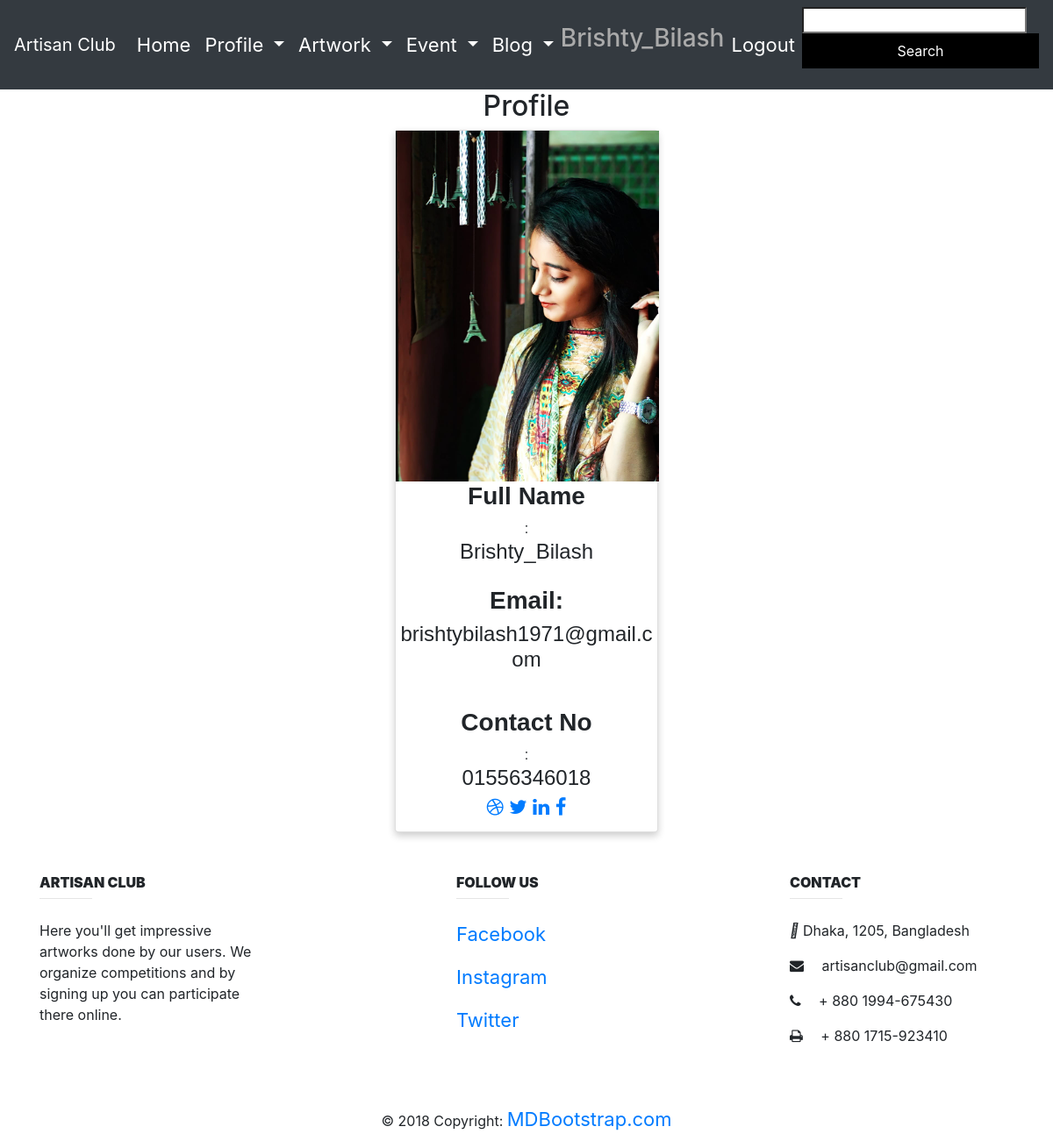
/showprofile/ (signed in), run on the app's committed database.
### Profile/models.py (models this page shows, shortened)
class Profile(models.Model):
    Full_name = models.CharField(max_length=100,default="")
    email = models.EmailField(max_length=100)
    contact_no = models.CharField(max_length=100, default="")
    Profile_picture =models.ImageField(upload_to='images/pro_pic/',blank=True)
    user = models.ForeignKey(User,on_delete=models.CASCADE)

### Profile/views.py (the view)
# urls.py: path('showprofile/',ProfileView.showProfile,name='ShowProfile'),
@login_required
def showProfile(request):
    profile = Profile.objects.filter(user=request.user)
    if len(profile) != 0:
        p = profile[0]
    else:
        p = "No Profile"
    context = {
        'profile': p
    }
    return render(request, 'Profile/ShowProfile.html', context)

### templates/Profile/ShowProfile.html (shortened to what this page needs)
<link rel="stylesheet" href="https://cdnjs.cloudflare.com/ajax/libs/font-awesome/4.7.0/css/font-awesome.min.css">
{% extends 'Base.html' %}
{% load static %}
{% block content %}
    <h2 style="text-align:center">Profile</h2>
        <div class="card">
          <img src="{{ profile.Profile_picture.url }}" width="300"  >
            <h3><b>Full Name</b></h3>:<h4> {{ profile.Full_name }}</h4>
            <p class="title"><h3><b>Email:</b><h4> {{ profile.email }}</h4></p>
            <p><h3><b>Contact No</b></h3>:<h4>{{ profile.contact_no }}</h4</p>
          <div style="margin: 5px 0;">
            <a href="#"><i class="fa fa-dribbble"></i></a>
            <a href="#"><i class="fa fa-twitter"></i></a>
            <a href="#"><i class="fa fa-linkedin"></i></a>
            <a href="#"><i class="fa fa-facebook"></i></a>
        </div>
        </div>
{% endblock content %}

### templates/Base.html (shortened to what this page needs)
{% load static %}
<!DOCTYPE html>
<html lang="en">
<head>
    <link rel="stylesheet" href="https://stackpath.bootstrapcdn.com/bootstrap/4.5.2/css/bootstrap.min.css">
    <link rel="stylesheet" href="https://maxcdn.bootstrapcdn.com/bootstrap/4.0.0/css/bootstrap.min.css">
</head>
<body>
<nav class="navbar navbar-expand-lg navbar-dark bg-dark">
  <a class="navbar-brand" href="#">Artisan Club</a>
  <div class="collapse navbar-collapse" id="navbarSupportedContent">
    <ul class="navbar-nav mr-auto">
      <li class="nav-item active">
        <a class="nav-link" href="{% url 'Homepage' %}">Home <span class="sr-only">(current)</span></a>
      </li>
        <li class="nav-item dropdown active">
        <a class="nav-link dropdown-toggle" href="#" id="navbarDropdown" role="button" data-toggle="dropdown" aria-haspopup="true" aria-expanded="false">
          Profile
        </a>
      </li>
        <li class="nav-item dropdown active">
        <a class="nav-link dropdown-toggle" href="#" id="navbarDropdown" role="button" data-toggle="dropdown" aria-haspopup="true" aria-expanded="false">
          Artwork
        </a>
      </li>
      <li class="nav-item dropdown active">
        <a class="nav-link dropdown-toggle" href="#" id="navbarDropdown" role="button" data-toggle="dropdown" aria-haspopup="true" aria-expanded="false">
          Event
        </a>
      </li>
        <li class="nav-item dropdown active">
        <a class="nav-link dropdown-toggle" href="#" id="navbarDropdown" role="button" data-toggle="dropdown" aria-haspopup="true" aria-expanded="false">
         Blog
        </a>
      </li>
     <li class="nav-item active">
         {% if user.is_authenticated %}
            <h3 style="color: #aaaaaa">{{ user.username }}</h3>
        {% else %}
            <h3 style="color: #aaaaaa"> Stranger!</h3>
        {% endif %}
     </li>
    <li class="nav-item active">
        {% if user.is_authenticated %}
            <a class="nav-link" href="{% url 'logout' %}">Logout <span class="sr-only">(current)</span></a>
        {% else %}
            <a class="nav-link" href="{% url 'signup' %}">SignUp <span class="sr-only">(current)</span></a>
            <a class="nav-link" href="{% url 'login' %}">Login <span class="sr-only">(current)</span></a>
        {% endif %}
     </li>
    </ul>
    <form method="POST" action="{% url 'ShowArtwork' %}" >
              <input  type="search" name="search">
              <button  type="submit">Search</button>
        </form>
  </div>
</nav>
{% block content %}
{% endblock content %}
<footer class="page-footer font-small unique-color-dark">
        <div class="container mt-5 mb-4 text-center text-md-left">
            <div class="row mt-3">
                <div class="col-md-3 col-lg-4 col-xl-3 mb-4">
                    <h6 class="text-uppercase font-weight-bold">
                        <strong>Artisan Club</strong>
                    </h6>
                    <hr class="deep-purple accent-2 mb-4 mt-0 d-inline-block mx-auto" style="width: 60px;">
                    <p>Here you'll get impressive artworks done by our users. We organize competitions and by signing
                        up you can participate there online.</p>
                </div>
                <div class="col-md-2 col-lg-2 col-xl-2 mx-auto mb-4">
                    <h6 class="text-uppercase font-weight-bold">
                        <strong>Follow us</strong>
                    </h6>
                    <hr class="deep-purple accent-2 mb-4 mt-0 d-inline-block mx-auto" style="width: 60px;">
                    <p>
                        <a href="#!">Facebook</a>
                    </p>
                    <p>
                        <a href="#!">Instagram</a>
                    </p>
                    <p>
                        <a href="#!">Twitter</a>
                    </p>
                </div>
                <div class="col-md-4 col-lg-3 col-xl-3">
                    <h6 class="text-uppercase font-weight-bold">
                        <strong>Contact</strong>
                    </h6>
                    <hr class="deep-purple accent-2 mb-4 mt-0 d-inline-block mx-auto" style="width: 60px;">
                    <p>
                        <i class="fas fa-home"></i></i> Dhaka, 1205, Bangladesh</p>
                    <p>
                        <i class="fa fa-envelope mr-3"></i> artisanclub@gmail.com</p>
                    <p>
                        <i class="fa fa-phone mr-3"></i> + 880 1994-675430</p>
                    <p>
                        <i class="fa fa-print mr-3"></i> + 880 1715-923410</p>
                </div>
            </div>
        </div>
        <div class="footer-copyright text-center py-3">© 2018 Copyright:
            <a href="https://mdbootstrap.com/bootstrap-tutorial/"> MDBootstrap.com</a>
        </div>
    </footer>
</body>
</html>

### templates/Profile/ShowProfile.html (style rules this page uses)
.card { box-shadow: 0 4px 8px 0 rgba(0, 0, 0, 0.2); max-width: 300px; margin: auto; text-align: center; font-family: arial; }
.title { color: grey; font-size: 15px; }
button { border: none; outline: 0; display: inline-block; padding: 8px; color: white; background-color: #000; text-align: center; cursor: pointer; width: 100%; font-size: 18px; }
a { text-decoration: none; font-size: 22px; color: black; }

### data on the page
Profile: Profile_picture (picture), Full_name "Brishty_Bilash", email "brishtybilash1971@gmail.com", contact_no "01556346018"

### other printed values
{{ user.username }} "Brishty_Bilash"
